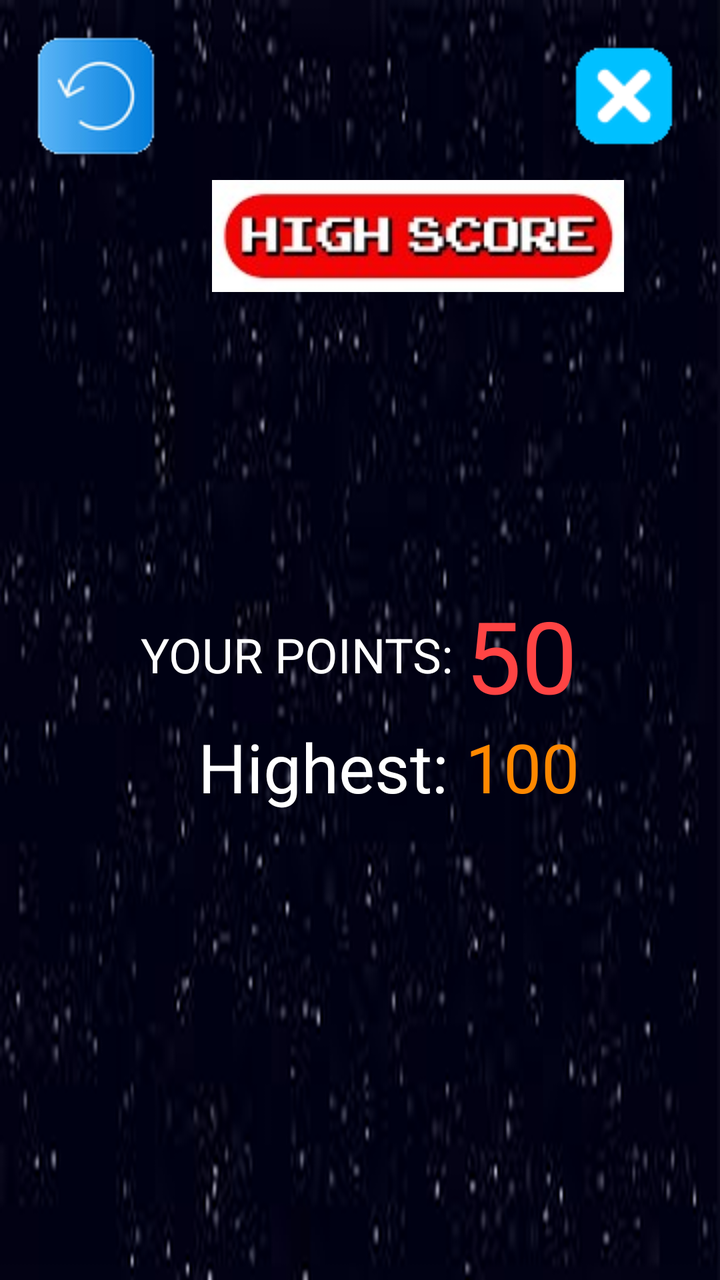
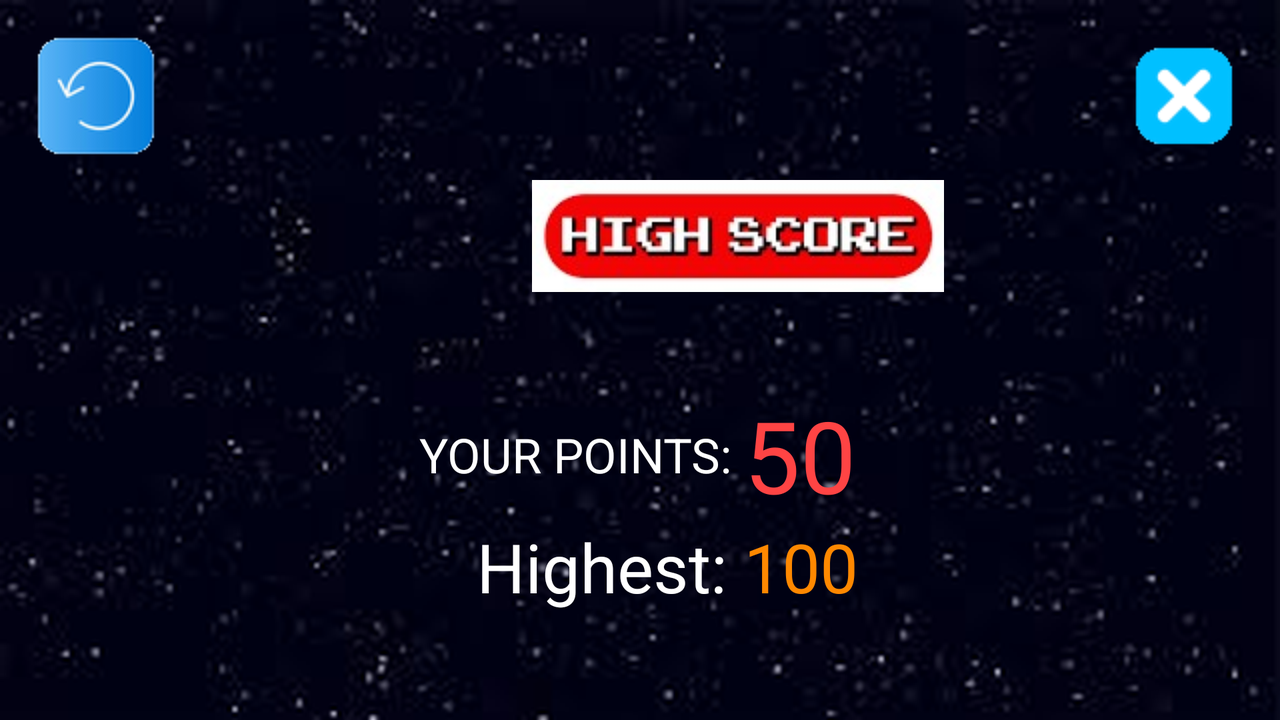

The same Android screen from two of the app's own layout files: first res/layout/ as a phone draws it, then the repository's variant for another configuration, drawn on a device whose configuration selects that folder. Both files follow.
<!-- AndroidManifest.xml: application theme Theme.SEHS4542Group3 -->
<!-- res/layout/spaceshooter_game_over.xml -->
<?xml version="1.0" encoding="utf-8"?>
<LinearLayout xmlns:android="http://schemas.android.com/apk/res/android"
    android:orientation="vertical"
    android:layout_width="match_parent"
    android:layout_height="match_parent"
    android:background="@drawable/backgroundview_id10"
    android:padding="16dp">
    <LinearLayout
        android:layout_width="match_parent"
        android:layout_height="wrap_content"
        android:orientation="horizontal">
        <ImageButton
            android:layout_width="wrap_content"
            android:layout_height="wrap_content"
            android:background="@drawable/restart_id10"
            android:onClick="restart" />
        <View
            android:layout_width="1dp"
            android:layout_height="match_parent"
            android:layout_weight="1"/>
        <ImageButton
            android:layout_width="wrap_content"
            android:layout_height="wrap_content"
            android:background="@drawable/exit_id10"
            android:onClick="exit" />
    </LinearLayout>

    <RelativeLayout
        android:layout_width="wrap_content"
        android:layout_height="wrap_content"
        android:padding="10dp">

        <ImageButton
            android:id="@+id/tohighscore1"
            android:layout_width="wrap_content"
            android:layout_height="wrap_content"
            android:layout_marginLeft="80dp"
            android:background="@drawable/highscore" />

    </RelativeLayout>

    <LinearLayout
        android:layout_width="match_parent"
        android:layout_height="match_parent"
        android:gravity="center"
        android:orientation="vertical">

        <ImageView
            android:layout_width="wrap_content"
            android:layout_height="wrap_content"
            android:id="@+id/ivNewHighest"
            android:visibility="gone"
            android:background="@drawable/new_height" />

        <TableLayout
            android:layout_width="wrap_content"
            android:layout_height="wrap_content">

            
            <TableRow
                android:layout_width="match_parent"
                android:gravity="center">

                <TextView
                    android:layout_width="wrap_content"
                    android:layout_height="wrap_content"
                    android:text="YOUR POINTS: "
                    android:textColor="@color/white"
                    android:textSize="24sp" />

                <TextView
                    android:id="@+id/tvPoints"
                    android:layout_width="wrap_content"
                    android:layout_height="wrap_content"
                    android:text="50"
                    android:textColor="@android:color/holo_red_light"
                    android:textSize="50sp" />

            </TableRow>

            
            <TableRow
                android:layout_width="match_parent"
                android:gravity="center">

                <TextView
                    android:layout_width="wrap_content"
                    android:layout_height="wrap_content"
                    android:layout_gravity="center|right"
                    android:text="Highest: "
                    android:textColor="@color/white"
                    android:textSize="34sp" />

                <TextView
                    android:id="@+id/tvHighest"
                    android:layout_width="wrap_content"
                    android:layout_height="wrap_content"
                    android:text="100"
                    android:textColor="@android:color/holo_orange_dark"
                    android:textSize="34sp" />

            </TableRow>

        </TableLayout>

        <View
            android:layout_width="1dp"
            android:layout_height="80dp" />
    </LinearLayout>

</LinearLayout>
<!-- resources referenced by this layout -->
<resources>
  <color name="white">#FFFFFFFF</color>
  <!-- drawable backgroundview_id10: png bitmap (drawable, 916270 bytes) -->
  <!-- drawable exit_id10: png bitmap (drawable, 2054 bytes) -->
  <!-- drawable highscore: jpg bitmap (drawable, 6577 bytes) -->
  <!-- drawable new_height: png bitmap (drawable, 79054 bytes) -->
  <!-- drawable restart_id10: png bitmap (drawable, 3946 bytes) -->
  <style name="Theme.SEHS4542Group3" parent="Base.Theme.SEHS4542Group3" />
  <style name="Base.Theme.SEHS4542Group3" parent="Theme.Material3.DayNight.NoActionBar">
          
          
      </style>
</resources>
<!-- res/layout-land/spaceshooter_game_over.xml (the repository's variant of the layout above) -->
<!-- drawn on the phone turned sideways -->
<?xml version="1.0" encoding="utf-8"?>
<LinearLayout xmlns:android="http://schemas.android.com/apk/res/android"
    android:orientation="vertical"
    android:layout_width="match_parent"
    android:layout_height="match_parent"
    android:background="@drawable/backgroundview_id10"
    android:padding="16dp">
    <LinearLayout
        android:layout_width="match_parent"
        android:layout_height="wrap_content"
        android:orientation="horizontal">
        <ImageButton
            android:layout_width="wrap_content"
            android:layout_height="wrap_content"
            android:background="@drawable/restart_id10"
            android:onClick="restart" />
        <View
            android:layout_width="1dp"
            android:layout_height="match_parent"
            android:layout_weight="1"/>
        <ImageButton
            android:layout_width="wrap_content"
            android:layout_height="wrap_content"
            android:background="@drawable/exit_id10"
            android:onClick="exit" />
    </LinearLayout>

    <RelativeLayout
        android:layout_width="wrap_content"
        android:layout_height="wrap_content"
        android:padding="10dp">

        <ImageButton
            android:id="@+id/tohighscore1"
            android:layout_width="wrap_content"
            android:layout_height="wrap_content"
            android:layout_marginLeft="240dp"
            android:background="@drawable/highscore" />

    </RelativeLayout>

    <LinearLayout
        android:layout_width="match_parent"
        android:layout_height="match_parent"
        android:gravity="center"
        android:orientation="horizontal">

        <ImageView
            android:id="@+id/ivNewHighest"
            android:layout_width="200dp"
            android:layout_height="200dp"
            android:background="@drawable/new_height"
            android:visibility="gone" />

        <TableLayout
            android:layout_width="wrap_content"
            android:layout_height="wrap_content">

            
            <TableRow
                android:layout_width="match_parent"
                android:gravity="center">

                <TextView
                    android:layout_width="wrap_content"
                    android:layout_height="wrap_content"
                    android:text="YOUR POINTS: "
                    android:textColor="@color/white"
                    android:textSize="24sp" />

                <TextView
                    android:id="@+id/tvPoints"
                    android:layout_width="wrap_content"
                    android:layout_height="wrap_content"
                    android:text="50"
                    android:textColor="@android:color/holo_red_light"
                    android:textSize="50sp" />

            </TableRow>

            
            <TableRow
                android:layout_width="match_parent"
                android:gravity="center">

                <TextView
                    android:layout_width="wrap_content"
                    android:layout_height="wrap_content"
                    android:layout_gravity="center|right"
                    android:text="Highest: "
                    android:textColor="@color/white"
                    android:textSize="34sp" />

                <TextView
                    android:id="@+id/tvHighest"
                    android:layout_width="wrap_content"
                    android:layout_height="wrap_content"
                    android:text="100"
                    android:textColor="@android:color/holo_orange_dark"
                    android:textSize="34sp" />

            </TableRow>

        </TableLayout>

        <View
            android:layout_width="1dp"
            android:layout_height="80dp" />
    </LinearLayout>

</LinearLayout>
